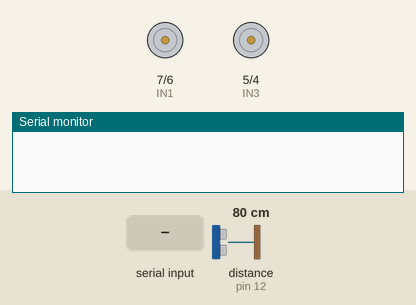
This sketch was run on a simulated Arduino Uno, built with avr-gcc and run on an emulated ATmega328P. Parts: motor-driver pin pairs drawn as motors (green arrow = first pin HIGH = forward, orange = second pin HIGH = backward, longer = more drive, scaled by the enable pin), the last lines printed to the serial monitor. The test bench sets the inputs (shaded band); at power-on: distance to the obstacle (sensor on pin 12) 80 cm. The echo pulse lasts 58.3 µs per cm.

Above: at 1.2 s.
1.3 s: "5" received over Serial
At 2.1 s:
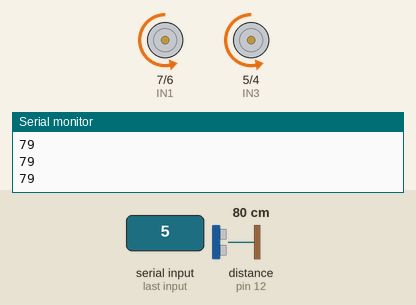
2.8 s: distance to the obstacle (sensor on pin 12) set to 13 cm
4.3 s: distance to the obstacle (sensor on pin 12) set to 10 cm
At 5.1 s:
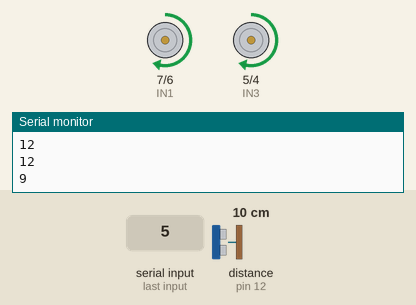
7.3 s: "2" received over Serial
At 8.6 s:
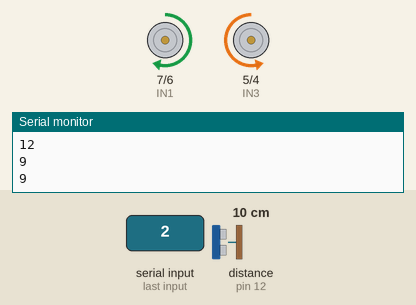
9.8 s: "4" received over Serial
At 10.8 s:
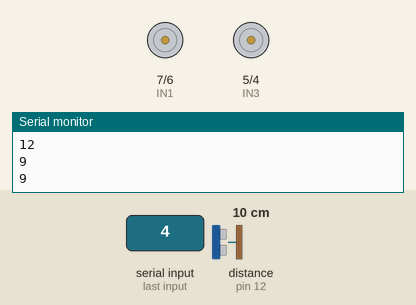
11.3 s: "0" received over Serial
At 11.9 s:
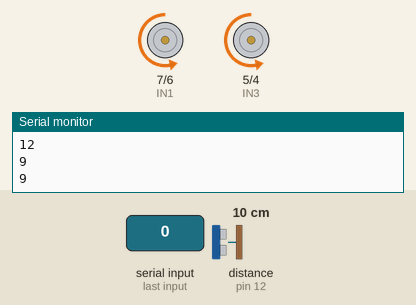
Timing chart, 0 to 13.8 s (numbered marks = the images above; inputs shaded):
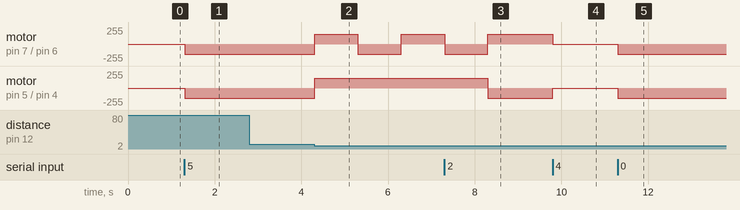

Measured:
- the behaviour switches between 12 and 11 cm on distance to the obstacle (sensor on pin 12) (found by bisection; images 1 and 2)
- after the input at 1.3 s, motor on pin 7 (IN1) / pin 6 (IN2), motor on pin 5 (IN3) / pin 4 (IN4): stopped → backward 150/255 at once
- after the input at 4.3 s, motor on pin 7 (IN1) / pin 6 (IN2): backward 150/255 → forward 150/255 at once, → backward 150/255 1.0 s later, → forward 150/255 1.0 s later; motor on pin 5 (IN3) / pin 4 (IN4): backward 150/255 → forward 150/255 at once
- after the input at 7.3 s, motor on pin 7 (IN1) / pin 6 (IN2): goes on until 8.3 s, then stays forward 150/255; motor on pin 5 (IN3) / pin 4 (IN4): forward 150/255 → backward 150/255 after 1.0 s
- after the input at 9.8 s, motor on pin 7 (IN1) / pin 6 (IN2): forward 150/255 → stopped at once; motor on pin 5 (IN3) / pin 4 (IN4): backward 150/255 → stopped at once
- after the input at 11.3 s, motor on pin 7 (IN1) / pin 6 (IN2), motor on pin 5 (IN3) / pin 4 (IN4): stopped → backward 150/255 at once

The sketch:

CAR_control.ino
```cpp
/* define section */

//Motor driver setup L298N
const int IN1 = 7; //connect IN1 in the motor driver to pin number 7 in arduino
const int IN2 = 6; //connect IN2 in the motor driver to pin number 6 in arduino
const int IN3 = 5; //connect IN3 in the motor driver to pin number 5 in arduino
const int IN4 = 4; //connect IN4 in the motor driver to pin number 4 in arduino

/* this will allow you to control the speed of the motors */

const int ENA = 9; //connect IN1 in the motor driver to pin number 9 in arduino
const int ENB = 3; //connect IN1 in the motor driver to pin number 3 in arduino

//***************************************************************************//

int command = 0;// int to store the data that we will receive from the bluetooth

/* define the pins for the ultrasonic sensor */

int trig = 11; /* connect trigger pin of Ultrasonic to pin number 11 */
int echo = 12; /* connect echo pin of Ultrasonic to pin number 12 */

/* void setup section we are going to setup our pins to input or output */

void setup() {
  Serial.begin(9600); // opens serial port, sets data rate to 9600 bps

  // set motor driver`s pins to output
  pinMode (IN1, OUTPUT);
  pinMode (IN2, OUTPUT);
  pinMode (IN3, OUTPUT);
  pinMode (IN4, OUTPUT);
  pinMode (ENA, OUTPUT);
  pinMode (ENB, OUTPUT);
//set trig pin as output and the echo pin as input for the ultrasonic sesor
  pinMode(trig, OUTPUT);
pinMode(echo, INPUT);
}

/*void loop section we are going to write our main program here*/

void loop()
{


  if (Serial.available() > 0) //check if the arduino is receiving data or not
{
  command=Serial.read(); //set command integer value sama as the value that we will receive from the bluetooth NOT(we are going to send characters from 0 to 5 and each character will do a different job.

}
if (command == '0')//if we receive a character 0 then both motors will move forward

  {
    // by setting IN1 and IN3 HIGH and IN2 and IN4 LOW both motors will move forward accoring to my connections and ENA and ENB to control the speed from 0 to 250 and this same as the following characters
    digitalWrite(IN1, LOW);
    digitalWrite(IN2, HIGH);
    digitalWrite(IN3, LOW);
    digitalWrite(IN4, HIGH);
    analogWrite(ENA, 150);
    analogWrite(ENB, 150);
command=0; //set command value back to 0
  }
else if(command == '1') // moving backward
  {
    digitalWrite(IN1, HIGH);
    digitalWrite(IN2, LOW);
    digitalWrite(IN3, HIGH);
    digitalWrite(IN4, LOW);
    analogWrite(ENA, 150);
    analogWrite(ENB, 150);

    command=0; //set command value back to 0
  }
 else if (command == '2') //moving left
 {
    digitalWrite(IN1, HIGH);
    digitalWrite(IN2, LOW);
    digitalWrite(IN3, LOW);
    digitalWrite(IN4, HIGH);
analogWrite(ENA, 150);
    analogWrite(ENB, 150);
      command=0; //set command value back to 0
  }
else if (command == '3') //moving right
{
    digitalWrite(IN1, LOW);
    digitalWrite(IN2, HIGH);
    digitalWrite(IN3, HIGH);
    digitalWrite(IN4, LOW);
analogWrite(ENA, 150);
    analogWrite(ENB, 150);
      command=0; //set command value back to 0
  }
else if (command == '4') //stop the motors
{
    digitalWrite(IN1, HIGH);
    digitalWrite(IN2, HIGH);
    digitalWrite(IN3, HIGH);
    digitalWrite(IN4, HIGH);
      command=0; //set command value back to 0
  }
else if (command == '5')
{


long du = 0, ds = 0; // Transmitting pulse
digitalWrite(trig, LOW); //set trig pin to high
delayMicroseconds(10); //wait 2MS
digitalWrite(trig, HIGH); //set trig pin to high to send pulse
delayMicroseconds(10); //wait 10MS
digitalWrite(trig, LOW);// Waiting for pulse
du = pulseIn(echo, HIGH);// check for the pulse
ds = du*0.034/2 ;// Calculating distance
Serial.println(ds);

//move the motors forward

    digitalWrite(IN1, LOW);
    digitalWrite(IN2, HIGH);
    digitalWrite(IN3, LOW);
    digitalWrite(IN4, HIGH);
    analogWrite(ENA, 150);
    analogWrite(ENB, 150);

if (ds<=10) //if the space betwen the robot and the object less than 10 or 10 then turn right until the robot gets a space more than 10
{
    analogWrite(ENA, 150);
    analogWrite(ENB, 150);
    digitalWrite(IN1, HIGH);
    digitalWrite(IN2, LOW);
    digitalWrite(IN3, HIGH);
    digitalWrite(IN4, LOW);
    delay(1000);
     analogWrite(ENA, 150);
    analogWrite(ENB, 150);
    digitalWrite(IN1, LOW);
    digitalWrite(IN2, HIGH);
    digitalWrite(IN3, HIGH);
    digitalWrite(IN4, LOW);
   delay(1000);
}
command='5'; //here we will let the robot do the same job untill the we press stop bottom from mobile or press any bottom so we control it manualy
}


}


// created by abdulrahman rijabo :)
```
